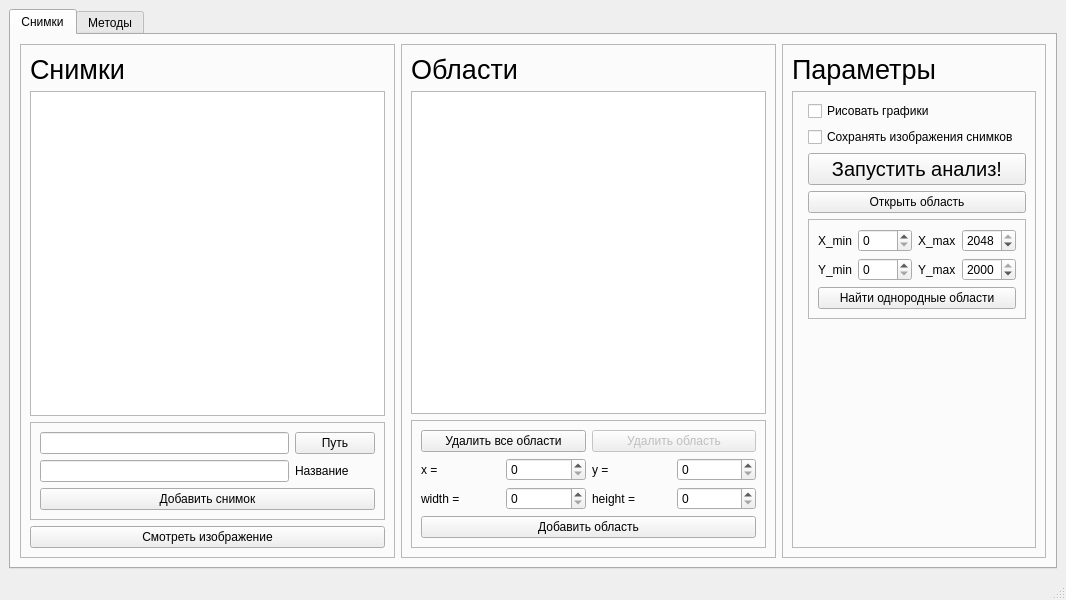
<?xml version="1.0" encoding="UTF-8"?>
<ui version="4.0">
 <class>MainWindow</class>
 <widget class="QMainWindow" name="MainWindow">
  <property name="geometry">
   <rect>
    <x>0</x>
    <y>0</y>
    <width>1066</width>
    <height>600</height>
   </rect>
  </property>
  <property name="windowTitle">
   <string>MainWindow</string>
  </property>
  <widget class="QWidget" name="centralwidget">
   <layout class="QHBoxLayout" name="horizontalLayout">
    <item>
     <widget class="QTabWidget" name="tabWidget">
      <property name="currentIndex">
       <number>0</number>
      </property>
      <widget class="QWidget" name="tab">
       <attribute name="title">
        <string>Снимки</string>
       </attribute>
       <layout class="QHBoxLayout" name="horizontalLayout_2">
        <item>
         <widget class="QFrame" name="frame">
          <property name="frameShape">
           <enum>QFrame::StyledPanel</enum>
          </property>
          <property name="frameShadow">
           <enum>QFrame::Raised</enum>
          </property>
          <layout class="QVBoxLayout" name="verticalLayout_2">
           <item>
            <widget class="QLabel" name="label">
             <property name="font">
              <font>
               <pointsize>20</pointsize>
              </font>
             </property>
             <property name="text">
              <string>Снимки</string>
             </property>
            </widget>
           </item>
           <item>
            <widget class="QListWidget" name="listWidget_images"/>
           </item>
           <item>
            <widget class="QFrame" name="frame_9">
             <property name="frameShape">
              <enum>QFrame::StyledPanel</enum>
             </property>
             <property name="frameShadow">
              <enum>QFrame::Raised</enum>
             </property>
             <layout class="QGridLayout" name="gridLayout_2">
              <item row="0" column="1">
               <widget class="QPushButton" name="pushButton_img_path">
                <property name="text">
                 <string>Путь</string>
                </property>
               </widget>
              </item>
              <item row="0" column="0">
               <widget class="QLineEdit" name="lineEdit_img_path"/>
              </item>
              <item row="2" column="0" colspan="2">
               <widget class="QPushButton" name="pushButton_add_image">
                <property name="text">
                 <string>Добавить снимок</string>
                </property>
               </widget>
              </item>
              <item row="1" column="0">
               <widget class="QLineEdit" name="lineEdit_img_name"/>
              </item>
              <item row="1" column="1">
               <widget class="QLabel" name="label_11">
                <property name="text">
                 <string>Название</string>
                </property>
               </widget>
              </item>
             </layout>
            </widget>
           </item>
           <item>
            <widget class="QPushButton" name="pushButton_see_image">
             <property name="text">
              <string>Смотреть изображение</string>
             </property>
            </widget>
           </item>
          </layout>
         </widget>
        </item>
        <item>
         <widget class="QFrame" name="frame_2">
          <property name="frameShape">
           <enum>QFrame::StyledPanel</enum>
          </property>
          <property name="frameShadow">
           <enum>QFrame::Raised</enum>
          </property>
          <layout class="QVBoxLayout" name="verticalLayout">
           <item>
            <widget class="QLabel" name="label_3">
             <property name="font">
              <font>
               <pointsize>20</pointsize>
              </font>
             </property>
             <property name="text">
              <string>Области</string>
             </property>
            </widget>
           </item>
           <item>
            <widget class="QListWidget" name="listWidget_areas"/>
           </item>
           <item>
            <widget class="QFrame" name="frame_7">
             <property name="frameShape">
              <enum>QFrame::StyledPanel</enum>
             </property>
             <property name="frameShadow">
              <enum>QFrame::Raised</enum>
             </property>
             <layout class="QGridLayout" name="gridLayout">
              <item row="2" column="2">
               <widget class="QLabel" name="label_7">
                <property name="text">
                 <string>y =</string>
                </property>
               </widget>
              </item>
              <item row="3" column="1">
               <widget class="QSpinBox" name="spinBox_add_area_width">
                <property name="maximum">
                 <number>3000</number>
                </property>
               </widget>
              </item>
              <item row="2" column="0">
               <widget class="QLabel" name="label_2">
                <property name="text">
                 <string>x =</string>
                </property>
               </widget>
              </item>
              <item row="3" column="0">
               <widget class="QLabel" name="label_8">
                <property name="text">
                 <string>width =</string>
                </property>
               </widget>
              </item>
              <item row="2" column="3">
               <widget class="QSpinBox" name="spinBox_add_area_y">
                <property name="maximum">
                 <number>3000</number>
                </property>
               </widget>
              </item>
              <item row="2" column="1">
               <widget class="QSpinBox" name="spinBox_add_area_x">
                <property name="maximum">
                 <number>3000</number>
                </property>
               </widget>
              </item>
              <item row="3" column="3">
               <widget class="QSpinBox" name="spinBox_add_area_height">
                <property name="maximum">
                 <number>3000</number>
                </property>
               </widget>
              </item>
              <item row="3" column="2">
               <widget class="QLabel" name="label_9">
                <property name="text">
                 <string>height =</string>
                </property>
               </widget>
              </item>
              <item row="1" column="2" colspan="2">
               <widget class="QPushButton" name="pushButton_del_area">
                <property name="enabled">
                 <bool>false</bool>
                </property>
                <property name="text">
                 <string>Удалить область</string>
                </property>
               </widget>
              </item>
              <item row="1" column="0" colspan="2">
               <widget class="QPushButton" name="pushButton_del_all_areas">
                <property name="enabled">
                 <bool>true</bool>
                </property>
                <property name="text">
                 <string>Удалить все области</string>
                </property>
               </widget>
              </item>
              <item row="6" column="0" colspan="4">
               <widget class="QPushButton" name="pushButton_add_area">
                <property name="text">
                 <string>Добавить область</string>
                </property>
               </widget>
              </item>
             </layout>
            </widget>
           </item>
          </layout>
         </widget>
        </item>
        <item>
         <widget class="QFrame" name="frame_3">
          <property name="frameShape">
           <enum>QFrame::StyledPanel</enum>
          </property>
          <property name="frameShadow">
           <enum>QFrame::Raised</enum>
          </property>
          <layout class="QVBoxLayout" name="verticalLayout_3">
           <item>
            <widget class="QLabel" name="label_4">
             <property name="sizePolicy">
              <sizepolicy hsizetype="Preferred" vsizetype="Fixed">
               <horstretch>0</horstretch>
               <verstretch>0</verstretch>
              </sizepolicy>
             </property>
             <property name="font">
              <font>
               <pointsize>20</pointsize>
              </font>
             </property>
             <property name="text">
              <string>Параметры</string>
             </property>
            </widget>
           </item>
           <item>
            <widget class="QFrame" name="frame_4">
             <property name="frameShape">
              <enum>QFrame::StyledPanel</enum>
             </property>
             <property name="frameShadow">
              <enum>QFrame::Raised</enum>
             </property>
             <layout class="QFormLayout" name="formLayout">
              <item row="0" column="1">
               <widget class="QCheckBox" name="checkBox_draw_graphs">
                <property name="text">
                 <string>Рисовать графики</string>
                </property>
               </widget>
              </item>
              <item row="1" column="1">
               <widget class="QCheckBox" name="checkBox_save_colored_image">
                <property name="text">
                 <string>Сохранять изображения снимков</string>
                </property>
               </widget>
              </item>
              <item row="2" column="1">
               <widget class="QPushButton" name="pushButton_start">
                <property name="font">
                 <font>
                  <pointsize>15</pointsize>
                 </font>
                </property>
                <property name="text">
                 <string>Запустить анализ!</string>
                </property>
               </widget>
              </item>
              <item row="3" column="1">
               <widget class="QPushButton" name="pushButton_open_area">
                <property name="text">
                 <string>Открыть область</string>
                </property>
               </widget>
              </item>
              <item row="5" column="1">
               <widget class="QFrame" name="frame_10">
                <property name="frameShape">
                 <enum>QFrame::StyledPanel</enum>
                </property>
                <property name="frameShadow">
                 <enum>QFrame::Raised</enum>
                </property>
                <layout class="QGridLayout" name="gridLayout_3">
                 <item row="0" column="0">
                  <widget class="QLabel" name="label_12">
                   <property name="text">
                    <string>X_min</string>
                   </property>
                  </widget>
                 </item>
                 <item row="0" column="2">
                  <widget class="QLabel" name="label_13">
                   <property name="text">
                    <string>X_max</string>
                   </property>
                  </widget>
                 </item>
                 <item row="0" column="1">
                  <widget class="QSpinBox" name="spinBox_xmin">
                   <property name="maximum">
                    <number>2048</number>
                   </property>
                  </widget>
                 </item>
                 <item row="0" column="3">
                  <widget class="QSpinBox" name="spinBox_xmax">
                   <property name="maximum">
                    <number>2048</number>
                   </property>
                   <property name="value">
                    <number>2048</number>
                   </property>
                  </widget>
                 </item>
                 <item row="1" column="0">
                  <widget class="QLabel" name="label_14">
                   <property name="text">
                    <string>Y_min</string>
                   </property>
                  </widget>
                 </item>
                 <item row="1" column="1">
                  <widget class="QSpinBox" name="spinBox_ymin">
                   <property name="maximum">
                    <number>2000</number>
                   </property>
                  </widget>
                 </item>
                 <item row="1" column="2">
                  <widget class="QLabel" name="label_15">
                   <property name="text">
                    <string>Y_max</string>
                   </property>
                  </widget>
                 </item>
                 <item row="1" column="3">
                  <widget class="QSpinBox" name="spinBox_ymax">
                   <property name="maximum">
                    <number>2000</number>
                   </property>
                   <property name="value">
                    <number>2000</number>
                   </property>
                  </widget>
                 </item>
                 <item row="2" column="0" colspan="4">
                  <widget class="QPushButton" name="pushButton_add_monotone_areas">
                   <property name="text">
                    <string>Найти однородные области</string>
                   </property>
                  </widget>
                 </item>
                </layout>
               </widget>
              </item>
             </layout>
            </widget>
           </item>
          </layout>
         </widget>
        </item>
       </layout>
      </widget>
      <widget class="QWidget" name="tab_2">
       <attribute name="title">
        <string>Методы</string>
       </attribute>
       <layout class="QHBoxLayout" name="horizontalLayout_3">
        <item>
         <widget class="QFrame" name="frame_6">
          <property name="frameShape">
           <enum>QFrame::StyledPanel</enum>
          </property>
          <property name="frameShadow">
           <enum>QFrame::Raised</enum>
          </property>
          <layout class="QVBoxLayout" name="verticalLayout_5">
           <item>
            <widget class="QLabel" name="label_6">
             <property name="font">
              <font>
               <pointsize>20</pointsize>
              </font>
             </property>
             <property name="text">
              <string>Методы снимков</string>
             </property>
            </widget>
           </item>
           <item>
            <widget class="QListWidget" name="listWidget_tasks_images"/>
           </item>
          </layout>
         </widget>
        </item>
        <item>
         <widget class="QFrame" name="frame_5">
          <property name="frameShape">
           <enum>QFrame::StyledPanel</enum>
          </property>
          <property name="frameShadow">
           <enum>QFrame::Raised</enum>
          </property>
          <layout class="QVBoxLayout" name="verticalLayout_4">
           <item>
            <widget class="QLabel" name="label_5">
             <property name="font">
              <font>
               <pointsize>20</pointsize>
              </font>
             </property>
             <property name="text">
              <string>Методы областей</string>
             </property>
            </widget>
           </item>
           <item>
            <widget class="QListWidget" name="listWidget_tasks_areas"/>
           </item>
          </layout>
         </widget>
        </item>
        <item>
         <widget class="QFrame" name="frame_8">
          <property name="frameShape">
           <enum>QFrame::StyledPanel</enum>
          </property>
          <property name="frameShadow">
           <enum>QFrame::Raised</enum>
          </property>
          <layout class="QVBoxLayout" name="verticalLayout_6">
           <item>
            <widget class="QLabel" name="label_10">
             <property name="font">
              <font>
               <pointsize>20</pointsize>
              </font>
             </property>
             <property name="text">
              <string>Методы мультиснимков</string>
             </property>
            </widget>
           </item>
           <item>
            <widget class="QListWidget" name="listWidget_tasks_multi_images"/>
           </item>
          </layout>
         </widget>
        </item>
       </layout>
      </widget>
     </widget>
    </item>
   </layout>
  </widget>
  <widget class="QStatusBar" name="statusbar"/>
 </widget>
 <resources/>
 <connections/>
</ui>
